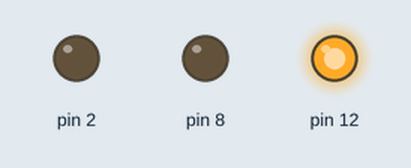
Recording of a sketch running on a simulated Arduino Uno, built with avr-gcc and run on an emulated ATmega328P. Shown: output pins drawn as LEDs (lit = HIGH).

Above: at 0.02 s.
At 0.72 s:
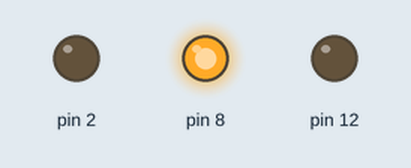
At 1.47 s:
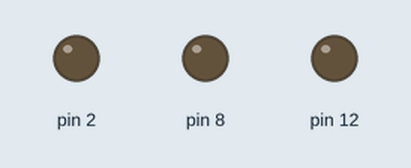
At 2.92 s:
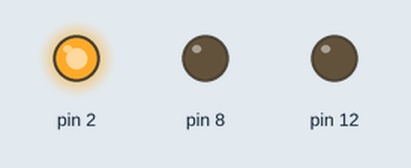
Timing chart, 0 to 3.2 s (numbered marks = the images above):
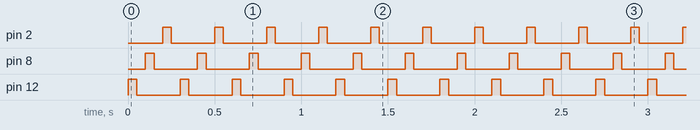

Measured:
- by itself, pin 2, pin 8, pin 12: alternates HIGH for 0.05 s and LOW for 0.25 s

The sketch:

pisca3leds.ino
```cpp
void setup() {
  // put your setup code here, to run once:
  pinMode(12,OUTPUT);
  pinMode(8,OUTPUT);
  pinMode(2,OUTPUT);
}

void loop() {
  // put your main code here, to run repeatedly:
  digitalWrite(12,HIGH);
  delay(50);
  digitalWrite(12,LOW);
  delay(50);

  digitalWrite(8,HIGH);
  delay(50);
  digitalWrite(8,LOW);
  delay(50);

  digitalWrite(2,HIGH);
  delay(50);
  digitalWrite(2,LOW);
  delay(50);
}
```
